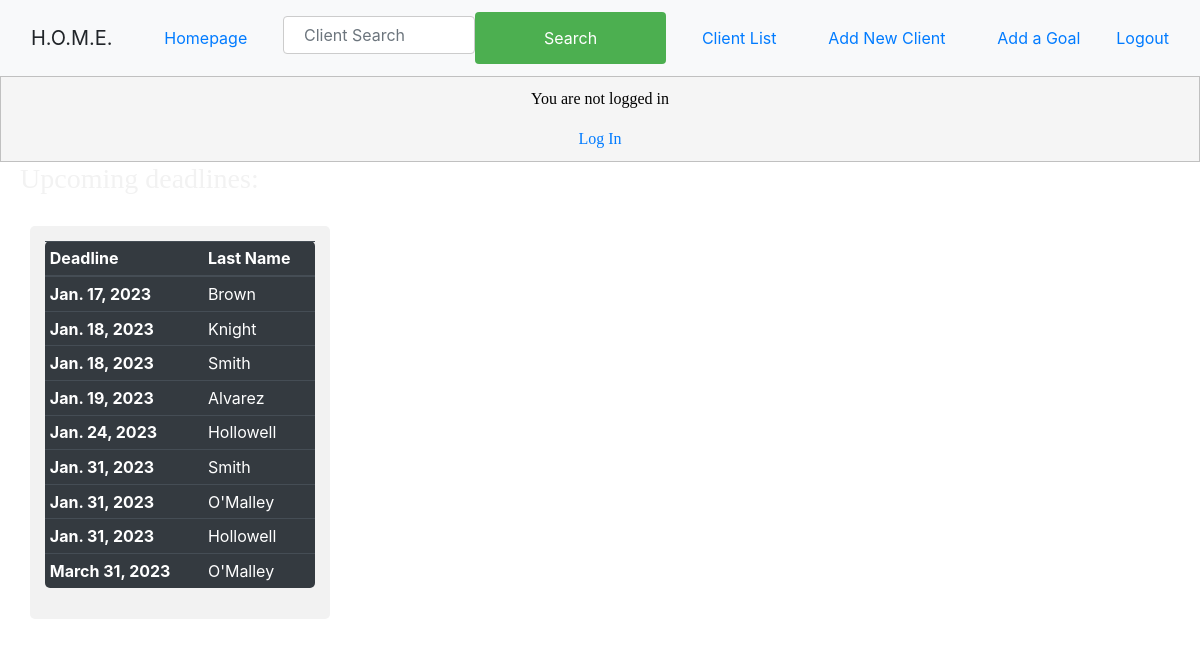
/homepage/, run on an earlier commit of the app's database.
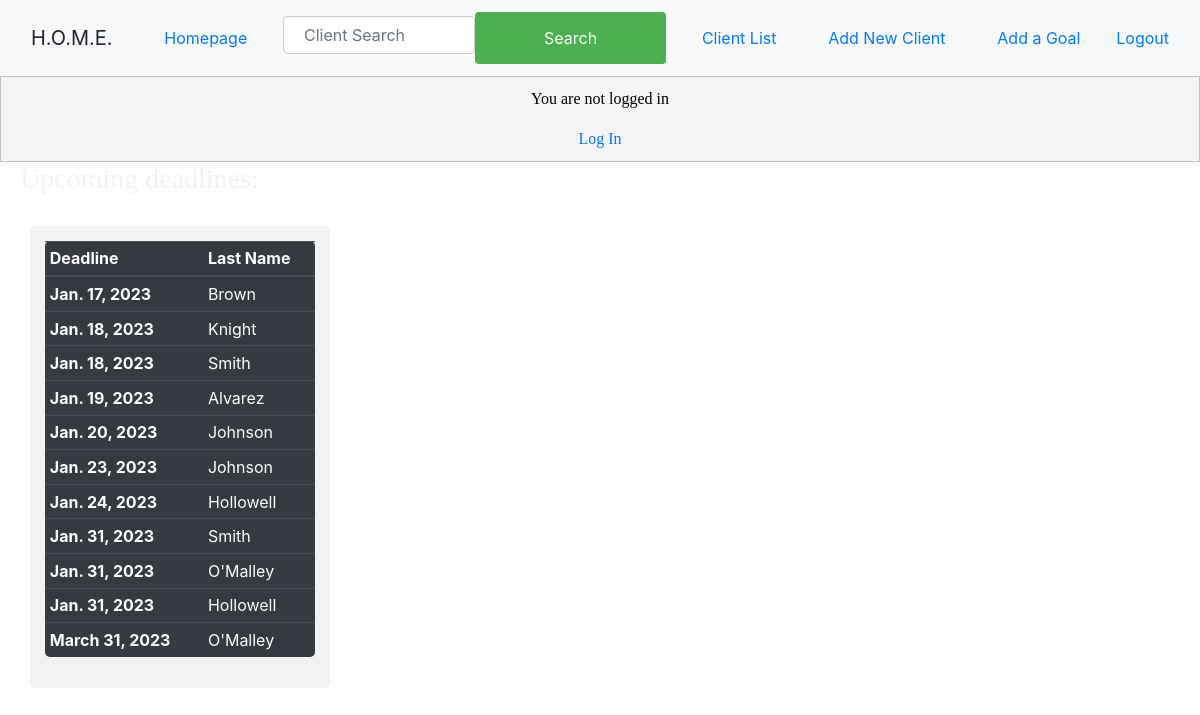
And on a later commit of the database.
### HOME_App/models.py (models this page shows)
class Goals(models.Model):
    selectClient = models.ForeignKey(Client, on_delete=models.CASCADE)
    dateCreated = models.DateField(null=True)
    goalEndDate = models.DateField(null=True)
    goalNotes = models.TextField(max_length=500)
    goals = models.BooleanField(default = False)
    def __str__(self):
        return f"{self.selectClient}, {self.goalEndDate}, {self.goals}"

class Client(models.Model):
    firstName = models.CharField(max_length=20)
    lastName = models.CharField(max_length=20)
    dateOfBirth = models.DateField()
    clientNotes = models.TextField(max_length=500)
    def __str__(self):
        return self.lastName

### HOME_App/views.py (the view)
# urls.py: path('homepage/', views.dashboard, name = 'homepage'),
def dashboard(request):
    dashboard_deadlines = Goals.objects.all().order_by('goalEndDate').filter(goals=False)
    print(dashboard_deadlines)
    context = {
        'dashboard_deadlines': dashboard_deadlines
    }
    return render(request, 'home.html', context)

### templates/home.html
{% extends 'base.html' %} {% block content %} {% load static %}
<div class="header2">
  {% if user.is_authenticated %}
  <h2>
    Hi {{ user.first_name }}! Welcome to the Homeless Outreach Managing
    Enagement system.
  </h2>
  {% else %}
  <p>You are not logged in</p>
  <a href="{% url 'login' %}">Log In</a>
  {% endif %}
</div>
<h3>Upcoming deadlines:</h3>
<div class="flex-container">
  <table class="table table-sm table-dark">
    <thead>
      <tr>
        <th scope="col">Deadline</th>
        <th scope="col">Last Name</th>
      </tr>
    </thead>
    <tbody class="table-group-divider">
      {% for post in dashboard_deadlines %}
      <tr>
        <th scope="row">{{ post.goalEndDate }}</th>
        <td>{{ post.selectClient }}</td>
      </tr>
      {% endfor %}
    </tbody>
  </table>
</div>
{% endblock %}

What changed in the data, as far as the page shows it:
now on this page (row edited): Goals: goalEndDate "Jan. 20, 2023", selectClient "Johnson"
now on this page (row edited): Goals: goalEndDate "Jan. 23, 2023", selectClient "Johnson"
